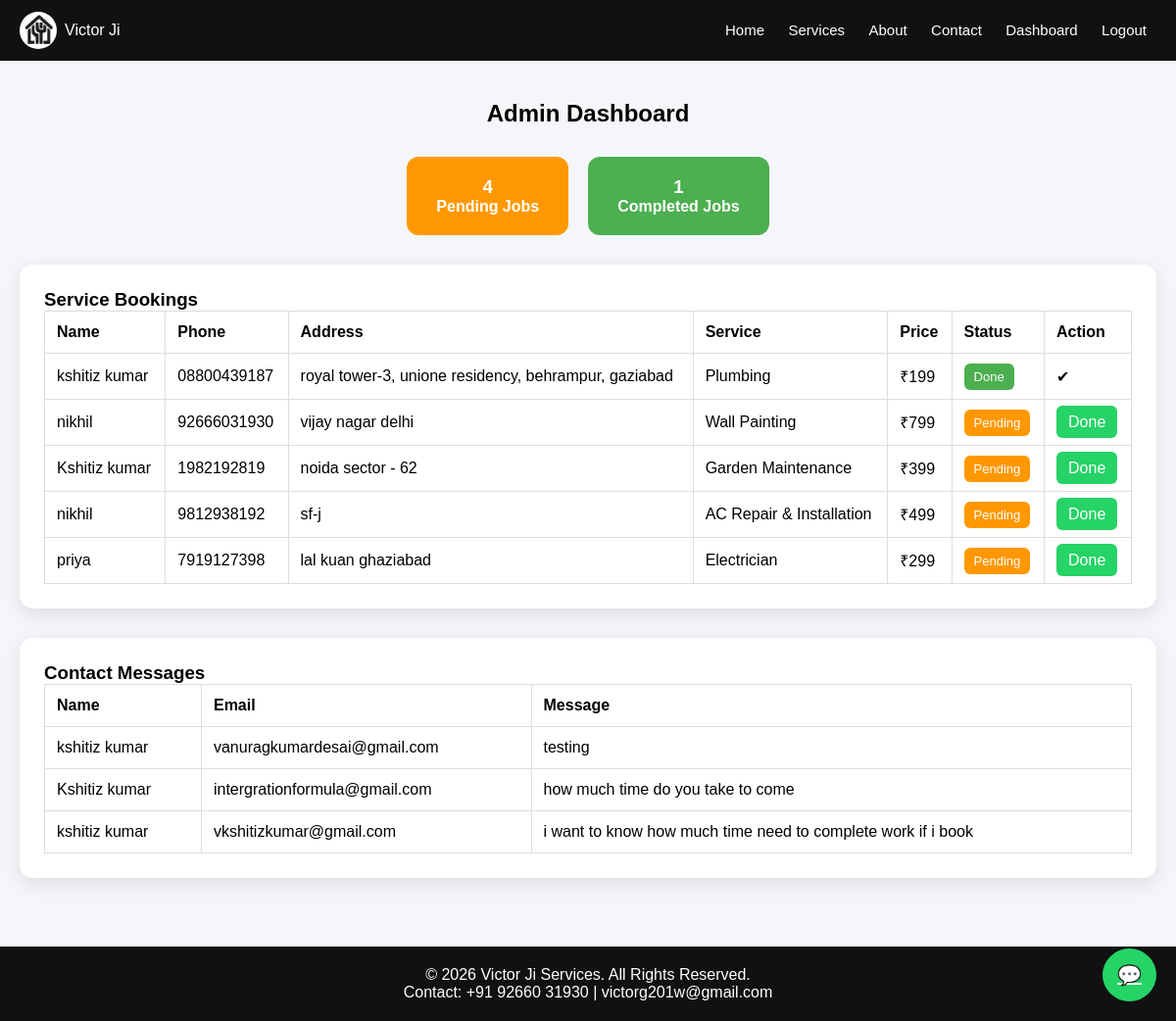
The page /admin (signed in) on the database its author committed.
### app.py (models this page shows)
class Booking(db.Model):
    id = db.Column(db.Integer, primary_key=True)
    name = db.Column(db.String(100))
    phone = db.Column(db.String(20))
    address = db.Column(db.String(200))
    service = db.Column(db.String(100))
    price = db.Column(db.Integer)
    status = db.Column(db.String(20), default="Pending")

class Lead(db.Model):
    id = db.Column(db.Integer, primary_key=True)
    name = db.Column(db.String(100))
    email = db.Column(db.String(100))
    message = db.Column(db.String(300))

### app.py (the view)
@app.route('/admin')
def admin():
    if 'user' not in session or session.get('role') != "admin":
        return redirect(url_for('home'))
    bookings = Booking.query.all()
    leads = Lead.query.all()
    bookings = Booking.query.all()
    pending = Booking.query.filter_by(status="Pending").count()
    done = Booking.query.filter_by(status="Done").count()
    return render_template(
        'admin.html',
        bookings=bookings,
        pending=pending,
        leads=leads,
        done=done
    )

### templates/admin.html
{% extends 'base.html' %}
{% block content %}
<section class="admin-section">
  <h2 class="admin-title">Admin Dashboard</h2>
  <div class="stats-box">
    <div class="stat-card pending">
      <h3>{{ pending }}</h3>
      <p>Pending Jobs</p>
    </div>
    <div class="stat-card done">
      <h3>{{ done }}</h3>
      <p>Completed Jobs</p>
    </div>
  </div>
  <div class="admin-block">
    <h3>Service Bookings</h3>
    <div class="table-wrapper">
      <table class="admin-table">
        <thead>
          <tr>
            <th>Name</th>
            <th>Phone</th>
            <th>Address</th>
            <th>Service</th>
            <th>Price</th>
            <th>Status</th>
            <th>Action</th>
          </tr>
        </thead>
        <tbody>
        {% for b in bookings %}
          <tr>
            <td>{{ b.name }}</td>
            <td>{{ b.phone }}</td>
            <td>{{ b.address }}</td>
            <td>{{ b.service }}</td>
            <td>₹{{ b.price }}</td>
            <td>
              <span class="status {{ b.status|lower }}">
                {{ b.status }}
              </span>
            </td>
            <td>
              {% if b.status == "Pending" %}
                <a href="/complete/{{ b.id }}" class="done-btn">Done</a>
              {% else %}
                ✔
              {% endif %}
            </td>
          </tr>
        {% endfor %}
        </tbody>
      </table>
    </div>
  </div>
  <div class="admin-block">
    <h3>Contact Messages</h3>
    <div class="table-wrapper">
      <table class="admin-table">
        <thead>
          <tr>
            <th>Name</th>
            <th>Email</th>
            <th>Message</th>
          </tr>
        </thead>
        <tbody>
        {% for l in leads %}
          <tr>
            <td>{{ l.name }}</td>
            <td>{{ l.email }}</td>
            <td>{{ l.message }}</td>
          </tr>
        {% endfor %}
        </tbody>
      </table>
    </div>
  </div>
</section>
{% endblock %}

### static/style.css (style rules this page uses)
body { font-family:Arial;margin:0;background:#f5f7fa }
table { margin:auto;border-collapse:collapse }
td,th { border:1px solid black;padding:10px }
table { width:95%; margin:auto; border-collapse:collapse; background:white; }
td,th { border:1px solid #ddd; padding:10px; }
.admin-table { width:95%; margin:auto; border-collapse:collapse; background:white; }
.admin-table th, .admin-table td { border:1px solid #ddd; padding:12px; text-align:left; }
html, body { height:100%; margin:0; }
html, body { height: 100%; margin: 0; }
* { box-sizing:border-box; margin:0; padding:0; font-family:Arial, sans-serif; }
body { background:#f4f6f9; overflow-x:hidden; }
.admin-table th, .admin-table td { border:1px solid #ddd; padding:12px; }
.stats-box { display:flex; gap:20px; margin:20px; }
.stat-card { padding:15px; border-radius:10px; color:white; font-weight:bold; }
.pending { background:#ff9800; }
.done { background:#4caf50; }
.done-btn { background:#25D366; color:white; padding:8px 12px; border-radius:6px; text-decoration:none; }
.admin-section { padding:40px 20px; }
.admin-title { text-align:center; margin-bottom:30px; }
.stats-box { display:flex; gap:20px; justify-content:center; margin-bottom:30px; flex-wrap:wrap; }
.stat-card { padding:20px 30px; border-radius:12px; color:white; text-align:center; min-width:160px; }
.admin-block { background:white; padding:25px; border-radius:14px; box-shadow:0 6px 20px rgba(0,0,0,0.1); margin-bottom:30px; }
.admin-table { width:100%; border-collapse:collapse; }
.status { padding:6px 10px; border-radius:6px; color:white; font-size:13px; }
.status.pending { background:#ff9800; }
.status.done { background:#4caf50; }
.table-wrapper { width:100%; overflow-x:auto; }
.admin-table { min-width:600px; }

### rows shown on the page
Booking: name "kshitiz kumar", phone "08800439187", address "royal tower-3, unione residency, behrampur, gaziabad", service "Plumbing", price "199", status "Done"
Booking: name "nikhil", phone "92666031930", address "vijay nagar delhi", service "Wall Painting", price "799", status "Pending"
Booking: name "Kshitiz kumar", phone "1982192819", address "noida sector - 62", service "Garden Maintenance", price "399", status "Pending"
Booking: name "nikhil", phone "9812938192", address "sf-j", service "AC Repair & Installation", price "499", status "Pending"
Booking: name "priya", phone "7919127398", address "lal kuan ghaziabad", service "Electrician", price "299", status "Pending"
Lead: name "kshitiz kumar", email "vanuragkumardesai@gmail.com", message "testing"
Lead: name "Kshitiz kumar", email "intergrationformula@gmail.com", message "how much time do you take to come"
Lead: name "kshitiz kumar", email "vkshitizkumar@gmail.com", message "i want to know how much time need to complete work if i book"

### other values the page prints
{{ pending }} "4"
{{ done }} "1"
